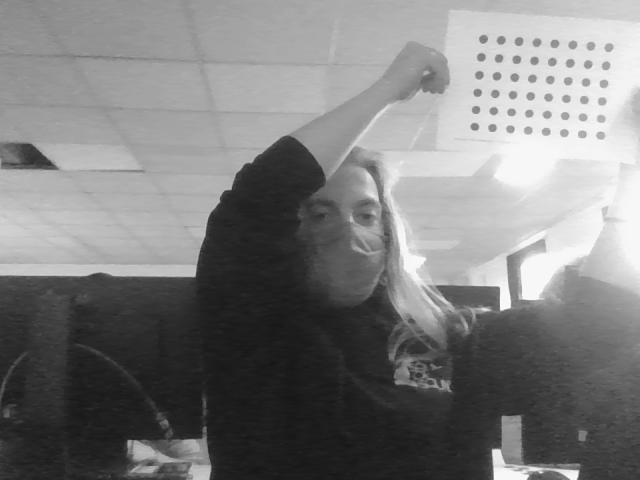
#> input picture Perception3D/results/acquired/0.png, 640 x 480 px
$ python MonoMain.py
#> lines starting #> are read from the running program, lines starting #| are printed output that depends on the picture; long printed decimals are rounded
### Perception3D/Calibration.py
# -*- coding: utf-8 -*-
import os
import glob
import CalibUtils as cu

from mpl_toolkits.mplot3d import Axes3D

import numpy as np
import cv2 as cv
import matplotlib.pyplot as plt

### Base Class for calibration implementation
class CalibrationBase:
    def __init__(self, cols = 7, rows = 5, patternSize_m = 1.0, patternType = 'chessboard'):
        self.patternTypes = {'chessboard':0, 'symmetric_circles':1, 'asymmetric_circles':2}

        if type(patternType) == int:
            assert patternType in self.patternTypes.values(), 'Pattern type must be one of {}'.format(self.patternTypes)
            patternType = list(self.patternTypes.keys())[list(self.patternTypes.values()).index(patternType)]
        else:
            assert patternType in self.patternTypes, 'Pattern type must be one of {}'.format(self.patternTypes)

        self.cols = cols
        self.rows = rows
        self.patternSize = patternSize_m
        self.patternType = patternType
        self.criteria = (cv.TERM_CRITERIA_EPS + cv.TERM_CRITERIA_MAX_ITER, 30, 0.001)

    def symmetricWorldPoints(self):
        patternPoints = []

        for i in range(self.rows):
            for j in range(self.cols):
                patternPoints.append((j, i, 0))

        return np.array(patternPoints).astype('float32')

    # [8 lines left out: function asymmetricWorldPoints, not called in this run]

    def detect(self, frame, refine = False):
        patternFound, corners = False, None

        # Find the chessboard corners or circle grid centers
        if self.patternType == 'chessboard':
            # Implement findChessboardCorners here
            patternFound, corners = (
                cv.findChessboardCorners(frame, (self.cols, self.rows), None)
            )

            if patternFound and refine:
                # Implement cornerSubPix here
                corners = (
                    cv.cornerSubPix(frame, corners, (11, 11), (-1, -1), self.criteria)
                )

        elif self.patternType == 'symmetric_circles':
            # Implement findCirclesGrid here
            patternFound, corners = (
                cv.findCirclesGrid(frame, (self.cols, self.rows), cv.CALIB_CB_SYMMETRIC_GRID)
            )

        elif self.patternType == 'asymmetric_circles':
            # Implement findCirclesGrid here
            patternFound, corners = (
                cv.findCirclesGrid(frame, (self.cols, self.rows), cv.CALIB_CB_ASYMMETRIC_GRID)
            )

        return patternFound, corners

    def drawPattern(self, frame, corners, patternFound):
        return cv.drawChessboardCorners(frame.copy(), (self.cols, self.rows), corners, patternFound)

    def detectInImages(self, framesPath = 'results/acquired', outdir = 'results/calibration'):
        if not os.path.exists(outdir):
            os.makedirs(outdir)

        framesPathList = []
        framesPathList.extend(glob.glob(os.path.join(framesPath, '*.png')))
        framesPathList.sort()
        print('There are {} {} images given for calibration'.format(len(framesPathList),self.patternType))

        objectPoints = []
        imgPoints = []
        workingImages = []

        if self.patternType in ['chessboard', 'symmetric_circles']:
            patternPoints = self.symmetricWorldPoints() * self.patternSize
        elif self.patternType == 'asymmetric_circles':
            patternPoints = self.asymmetricWorldPoints() * self.patternSize

        for framePath in framesPathList:
            print('Processing {}'.format(framePath))

            frame = cv.imread(framePath, cv.IMREAD_GRAYSCALE)
#> frame is the input picture: shape (480, 640); min 20, max 249, mean 125.7

            if frame is None:
                print('Failed to load {}'.format(framePath))
                return None

            patternFound, corners = self.detect(frame, True)
#> in detect, `patternFound, corners = ( cv.findCirclesGrid(frame, (self.cols, self.r..`: patternFound = True; corners = 48 rows, first 8: [483, 38.77], [500.7, 39.81], [518.6, 41.08], [536.5, 42.17], [554.3, 43.32], [572.4, 44.53], [590.3, 45.71], [608.5, 47.17]
#> patternFound = True

            if patternFound:
                objectPoints.append(patternPoints)
                imgPoints.append(corners)
                workingImages.append(os.path.basename(framePath))

                drawToFrame = cv.cvtColor(frame, cv.COLOR_GRAY2BGR)
                drawToFrame = self.drawPattern(drawToFrame, corners, patternFound)
#> in drawPattern, `return cv.drawChessboardCorners(frame.copy(), (self.cols, self.rows), ..`:
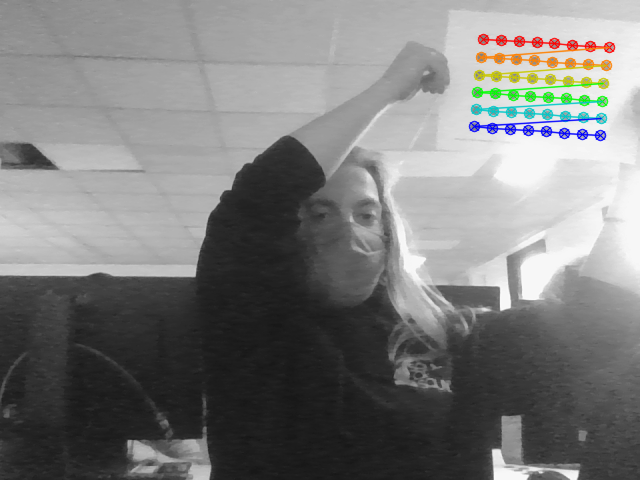
#> returned value: shape (480, 640, 3); mean of channels 0, 1, 2 124.1, 124.8, 124.5; drawn as B, G, R
                cv.imwrite(outdir + '/' + os.path.basename(framePath) , drawToFrame)

            else:
                print('Calibration board NOT FOUND')
#> pass 2 of the loop in detectInImages, `for framePath in framesPathList:`:
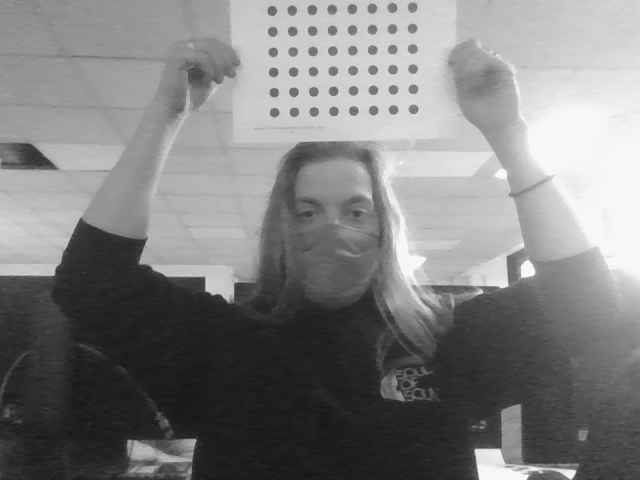
#> input picture Perception3D/results/acquired/1.png, 640 x 480 px
#> in detectInImages, frame is the input picture: shape (480, 640); min 21, max 249, mean 127.6
#> in detect (call 2), `patternFound, corners = ( cv.findCirclesGrid(frame, (self.cols, self.r..`: corners = 48 rows, first 8: [271.7, 10.45], [291.7, 10.03], [311.8, 9.53], [331.7, 9.11], [351.8, 8.54], [371.8, 8.12], [392, 7.44], [412.2, 6.96]
#> in drawPattern (call 2), `return cv.drawChessboardCorners(frame.copy(), (self.cols, self.rows), ..`:
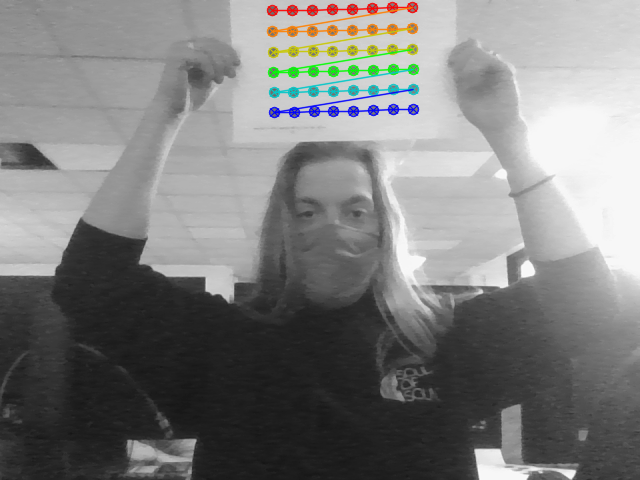
#> returned value: shape (480, 640, 3); mean of channels 0, 1, 2 126.3, 127.1, 126.8; drawn as B, G, R
#> pass 3 of the loop in detectInImages, `for framePath in framesPathList:`:
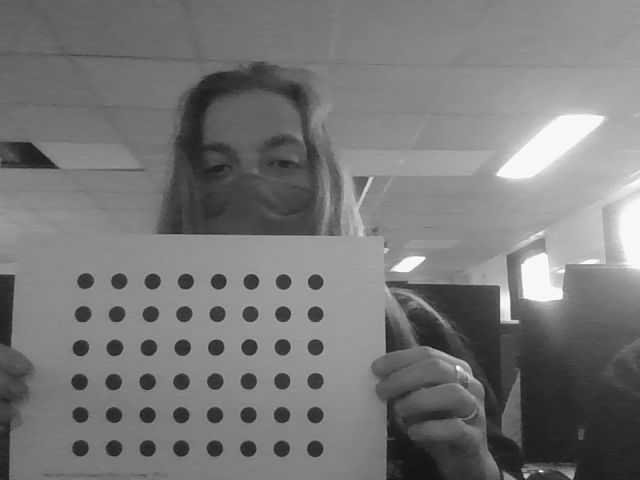
#> input picture Perception3D/results/acquired/11.png, 640 x 480 px
#> in detectInImages, frame is the input picture: shape (480, 640); min 20, max 249, mean 119.7
#> in detect (call 3), `patternFound, corners = ( cv.findCirclesGrid(frame, (self.cols, self.r..`: corners = 48 rows, first 8: [85.06, 280.7], [118.7, 280.8], [152.1, 281.1], [185.4, 281.1], [218.2, 281.2], [250.8, 281.4], [283.1, 281.5], [315.2, 281.7]
#> in drawPattern (call 3), `return cv.drawChessboardCorners(frame.copy(), (self.cols, self.rows), ..`:
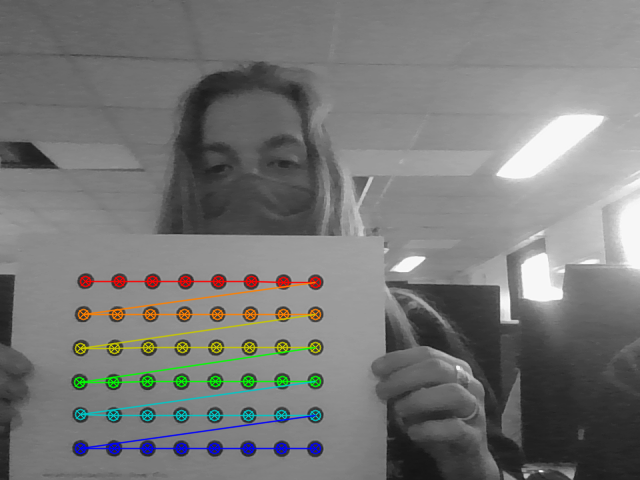
#> returned value: shape (480, 640, 3); mean of channels 0, 1, 2 119.6, 120.7, 120.2; drawn as B, G, R

        return workingImages, objectPoints, imgPoints, frame.shape[1::-1]

    # [23 lines left out: function plotRMS, not called in this run]

### Monocular Calibration class
class MonoCalibration(CalibrationBase):
    # [50 lines left out: function acquire, not called in this run]

    def calibrate(self, framesPath = 'results/acquired'):
        self.workingImages, objectPoints, imgPoints, imageSize = self.detectInImages(framesPath)
#> self.workingImages = ['0.png', '1.png', '11.png']; objectPoints = 3 items; imgPoints = 3 items; imageSize = (640, 480)

        # Implement calibrateCameraExtended here
        (self.rms, self.cameraMatrix, self.distCoeffs, self.rvecs, self.tvecs,
         self.stdDeviationsIntrinsics, self.stdDeviationsExtrinsics, self.perViewErrors) = (
            cv.calibrateCameraExtended(
                objectPoints, imgPoints, imageSize, None, None
            )
        )
#> self.rms = 0.503; self.cameraMatrix = [[1498.6, 0, 313.1], [0, 1507.7, 150.6], [0, 0, 1]]; self.distCoeffs = [[1.51, -21.59, -0.021, -0.014, 49.06]]; self.rvecs = ([0.163, 0.149, 0.0745], [0.014, 0.0321, -0.0195], [-0.236, -0.0672, 0.00724]); self.tvecs = ([9.7, -6.3, 87.43], [-2.06, -6.93, 76.02], [-6.92, 3.95, 46.59]); self.stdDeviationsIntrinsics = 18 values, max 232.8 at index 1, min 0 at index 9, mean 32.07; self.stdDeviationsExtrinsics = 18 values, max 13.37 at index 5, min 0.00108 at index 14, mean 1.97; self.perViewErrors = [0.577, 0.187, 0.626]

        print('\nRMS:', self.rms)
#| RMS: 0.5033
        print('camera matrix:\n', self.cameraMatrix)
#| camera matrix:
#|  [[1.49859244e+03 0.00000000e+00 3.13149977e+02]
#|  [0.00000000e+00 1.50774728e+03 1.50601045e+02]
#|  [0.00000000e+00 0.00000000e+00 1.00000000e+00]]
        print('distortion coefficients: ', self.distCoeffs.ravel())
#| distortion coefficients:  [ 1.50693029e+00 -2.15932597e+01 -2.09989318e-02 -1.40152395e-02
#|   4.90619005e+01]
#> `rms, cameraMatrix, distCoeffs, imageSize = calibration.calibrate()`: rms = 0.503; cameraMatrix has the same summary as self.cameraMatrix in calibrate; distCoeffs = [[1.51, -21.59, -0.021, -0.014, 49.06]]; imageSize = (640, 480)

        return self.rms, self.cameraMatrix, self.distCoeffs, imageSize

    # [21 lines left out: function visualizeBoards, not called in this run]

### Stereo Calibration Class
class StereoCalibration(CalibrationBase):
    # [39 lines left out: function calibrate, not called in this run]

### Perception3D/Rectification.py
# -*- coding: utf-8 -*-
import CalibUtils as cu
import cv2 as cv
import numpy as np

class MonoRectification:
    def __init__(self, cameraMatrix, distCoeffs, imageSize):
#> called with cameraMatrix = array of shape (3, 3), distCoeffs = array of shape (1, 5), imageSize = (640, 480)
        self.cameraMatrix = cameraMatrix
        self.distCoeffs = distCoeffs
        self.imageSize = imageSize
#> self.imageSize = (640, 480)
        self.alpha = 1
        self.xRatio = 1
        self.yRatio = 1

    def computeCorrectionMaps(self, alpha = 1.0, xRatio = 1, yRatio = 1):
#> called with alpha = 1, xRatio = 1, yRatio = 1
        newImageSize = (int(self.imageSize[0] / xRatio), int(self.imageSize[1] / yRatio))
#> newImageSize = (640, 480)

        # Implement getOptimalNewCameraMatrix here
        newCameraMatrix, _ = (
            cv.getOptimalNewCameraMatrix(
                self.cameraMatrix, self.distCoeffs, newImageSize, alpha
            )
        )
#> newCameraMatrix = [[1460.9, 0, 306.8], [0, 1466.6, 143.8], [0, 0, 1]]

        # Implement initUndistortRectifyMap here
        self.map1, self.map2 = (
            cv.initUndistortRectifyMap(
                self.cameraMatrix, self.distCoeffs, None, newCameraMatrix, newImageSize, cv.CV_32FC1
            )
        )
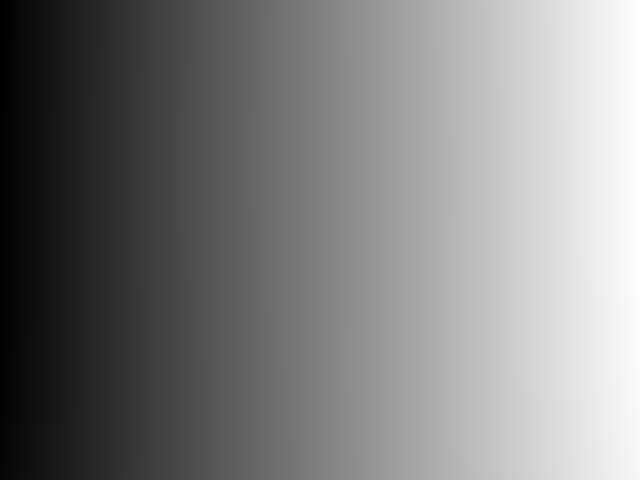
#> self.map1: shape (480, 640) float32; min -14.15, max 660.2, mean 325.1; drawn with min black and max white
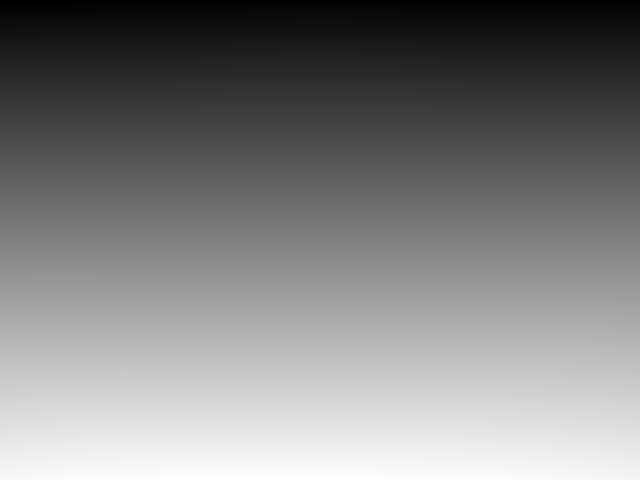
#> self.map2: shape (480, 640) float32; min -4.34, max 499.6, mean 249.4; drawn with min black and max white

    def rectify(self, frame):
        # Implement remap here
        return cv.remap(frame, self.map1, self.map2, cv.INTER_LINEAR)

    def display(self, cameraId = 0, fps = 25):
        capture = cv.VideoCapture(cameraId)

        cv.namedWindow('Rectified Image', cv.WINDOW_NORMAL)

        # create trackbars
        cv.createTrackbar('10 * alpha', 'Rectified Image', 10 * self.alpha, 10, cu.nullFunction)
        cv.createTrackbar('xRatio', 'Rectified Image', self.xRatio, 5, cu.nullFunction)
        cv.createTrackbar('yRatio', 'Rectified Image', self.yRatio, 5, cu.nullFunction)
        self.computeCorrectionMaps(self.alpha, self.xRatio, self.yRatio)

        while(True):
            # Capture frame-by-frame
            ret, frame = capture.read()
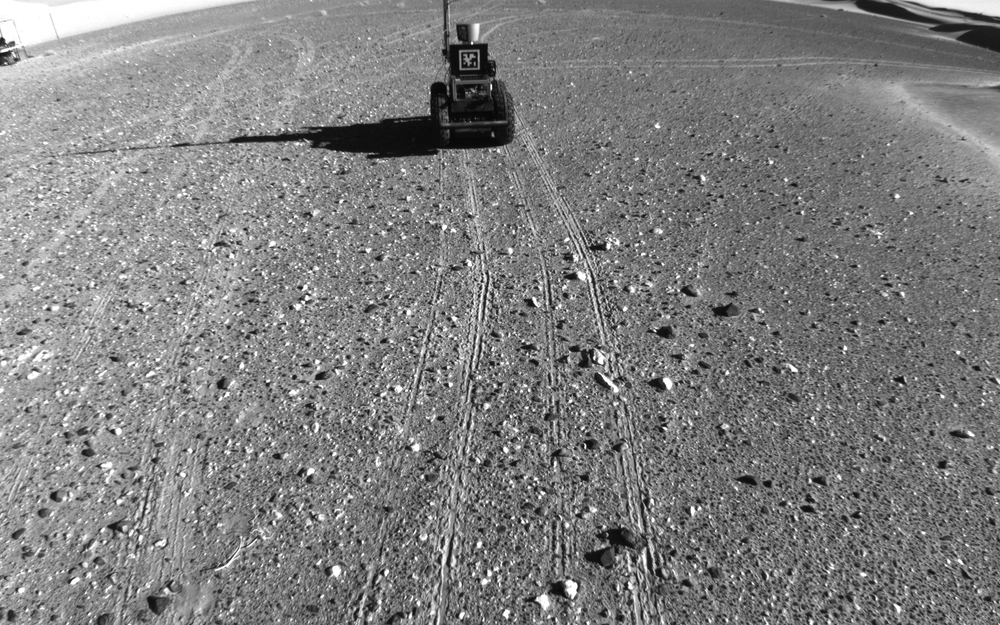
#> input picture Perception3D/data/stereo/MinnieRawLeft.png, 1000 x 625 px, shrunk from 1920 x 1200 before the run, given in place of the camera
#> frame is the input picture: shape (625, 1000, 3); min 5, max 255, mean 127.2

            alpha = cv.getTrackbarPos('10 * alpha', 'Rectified Image') / 10
            xRatio = cv.getTrackbarPos('xRatio', 'Rectified Image')
            yRatio = cv.getTrackbarPos('yRatio', 'Rectified Image')

            if xRatio == 0:
                xRatio = 1
            if yRatio == 0:
                yRatio = 1

            if (alpha != self.alpha or xRatio != self.xRatio or yRatio != self.yRatio):
                self.alpha = alpha
                self.xRatio = xRatio
                self.yRatio = yRatio

                self.computeCorrectionMaps(self.alpha, self.xRatio, self.yRatio)

            frame = self.rectify(frame)
#> in rectify, `return cv.remap(frame, self.map1, self.map2, cv.INTER_LINEAR)`:
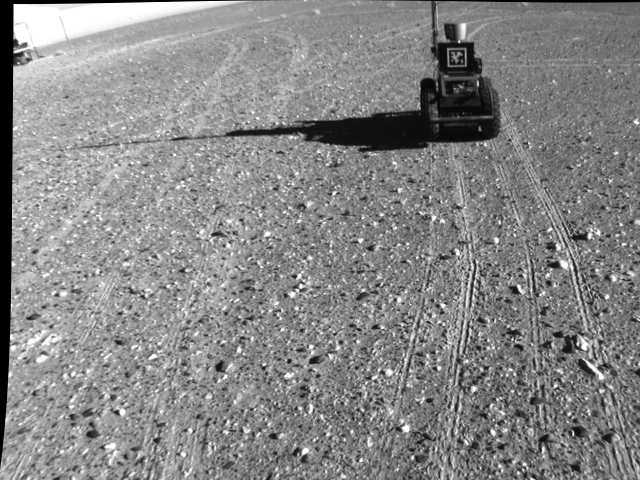
#> returned value: shape (480, 640, 3); min 0, max 255, mean 134.9

            cv.imshow('Rectified Image', frame)

            key = cv.waitKey(int(1000 / fps))
#> (key q is pressed here)

            if key == ord('\x1b') or key == ord('q'):
                break

        capture.release()
        cv.destroyAllWindows()

class StereoRectification:
    # [122 lines left out: functions __init__, computeCorrectionMaps, rectify, display, displayDisparity, not called in this run]

### Perception3D/MonoMain.py
# -*- coding: utf-8 -*-
from Calibration import MonoCalibration
from Rectification import MonoRectification

calibration = MonoCalibration(cols=8, rows=6, patternType='symmetric_circles')

# Acquisition
# calibration.acquire()

# Calibration
rms, cameraMatrix, distCoeffs, imageSize = calibration.calibrate()

# Visualization
# calibration.visualizeBoards()
# calibration.plotRMS()

# Rectification
rectification = MonoRectification(cameraMatrix, distCoeffs, imageSize)
rectification.display()
